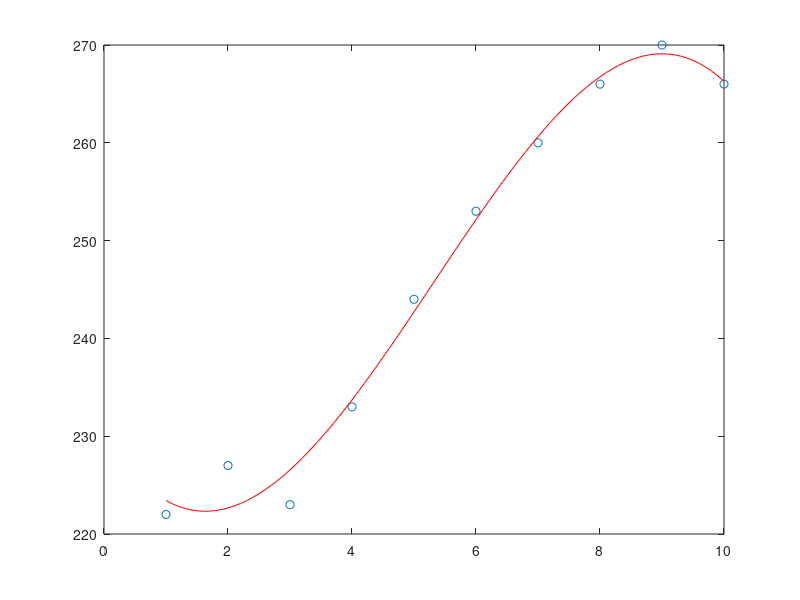
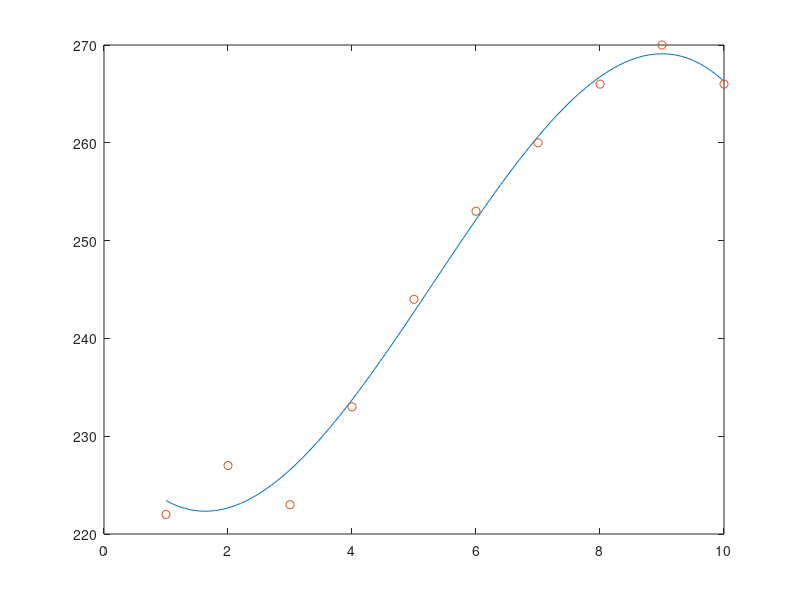

The MATLAB script that drew these images, in order:
p = (1:1:10)';                         % build vector of x -values
T = [222;227;223;233;244;253;260;266;270;266]; % build vector of y -values
X = [ones(size(p)),p,p.^2,p.^3];             % build the matrix X for linear model
z = X'*T;                         % right hand side of the Normal Equations
S = X'*X;                         % Left hand side of the Normal Equations
U = chol(S);                      % Cholesky decomposition
w = U'\z;  %solve the normal equations using the Cholesky decomposition
c = U\w
plot(p,T,'o')   % plot the data points
q = 1:0.1:10;    % define a vector for plotting the linear function
fit = c(1)+c(2)*q+c(3)*q.^2+c(4)*q.^3;  %define the linear fit 
hold on   
plot(q,fit,'r');  % plot the linear fit together with the data points
hold off

c = X\T
c = c([4:-1:1]);
q = 1:0.1:10;
z = polyval(c,q);
figure
plot(q,z,p,T,'o');

% Q3_Lab5
% 
% c =
% 
%    2.3023e+02
%   -1.0309e+01
%    3.7302e+00
%   -2.3388e-01
